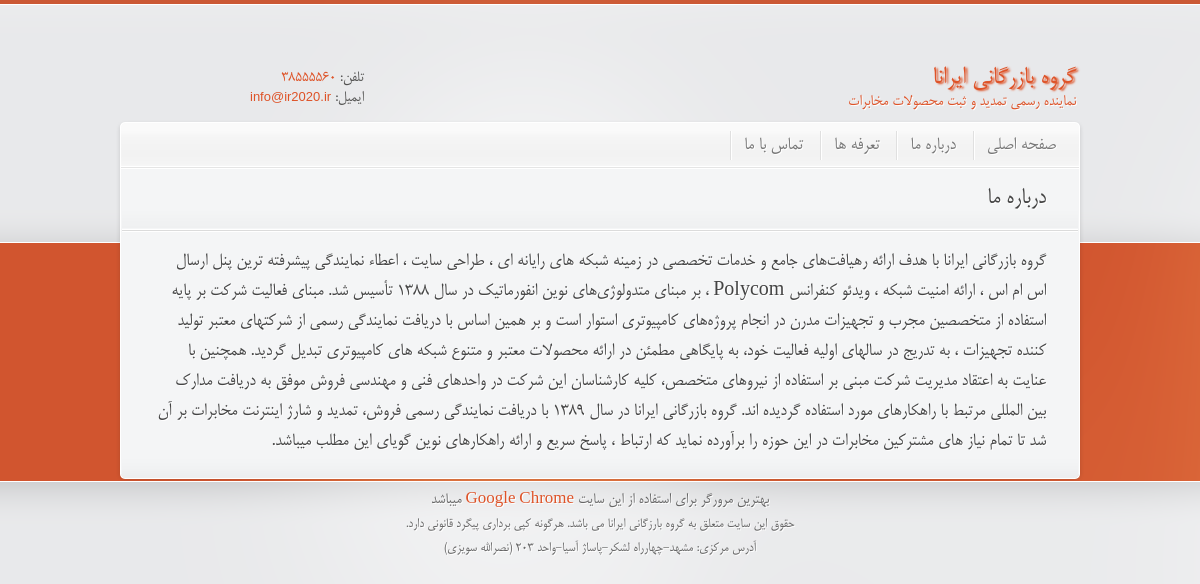
The page /aboutus.php on the database its author committed.
### tables this page shows
CREATE TABLE IF NOT EXISTS `settings` (
`id` int(11) NOT NULL,
  `key` varchar(30) NOT NULL,
  `value` text NOT NULL
);

### classes/database.php (called while the page is built, shortened)
<?php
  include_once("security.php");
class Database
  {
 private static $me;
 private $link;
 public $cmd;
 function __construct()
 {
      $this->link = mysqli_connect(_DB_SERVER,_DB_USER,_DB_PASS);
	  mysqli_set_charset($this->link, "utf8");
      mysqli_select_db($this->link,_DB_NAME);
 }
public static function GetDatabase()
{
   if(is_null(self::$me))
       self::$me = new Database();
    return self::$me;
 }
public function RunSQL()
{
   $security = Security::GetSecurity ();
   $this->cmd = $security->Xss_Clean($this->cmd);
   $result =  mysqli_query($this->link,$this->cmd);
   return $result;
}
function Select($tableName, $fields=NULL, $where = NULL, $order = NULL)
{
    if ($where) $where = " WHERE " . $where;
	$this->cmd = "SELECT $fields FROM `$tableName` " . $where . $order;
	$res = $this->RunSQL();
    if ($res)
	    return mysqli_fetch_array($res);
	else
        return false;
}
  }
?>

### classes/functions.php (called while the page is built, shortened)
<?php
	include_once("database.php");
	   function GetSettingValue($key, $strip_tags = 0)
       {
			$db = Database::GetDatabase();
			$row = $db ->Select("settings","value","`key`='{$key}'");
			return ($row) ? $row["value"] : false;
       }
?>

### classes/security.php (called while the page is built, shortened)
<?php
class Security
{
    private static $me;
    public static function GetSecurity()
    {
      if(is_null(self::$me))
         self::$me = new Security();
      return self::$me;
    }
    public function Xss_Clean($data)
    {
        $data = str_replace(array('&amp;','&lt;','&gt;'), array('&amp;amp;','&amp;lt;','&amp;gt;'), $data);
        $data = preg_replace('/(&#*\w+)[\x00-\x20]+;/u', '$1;', $data);
        $data = preg_replace('/(&#x*[0-9A-F]+);*/iu', '$1;', $data);
        $data = html_entity_decode($data, ENT_COMPAT, 'UTF-8');
        $data = preg_replace('#(<[^>]+?[\x00-\x20"\'])(?:on|xmlns)[^>]*+>#iu', '$1>', $data);
        $data = preg_replace('#([a-z]*)[\x00-\x20]*=[\x00-\x20]*([`\'"]*)[\x00-\x20]*j[\x00-\x20]*a[\x00-\x20]*v[\x00-\x20]*a[\x00-\x20]*s[\x00-\x20]*c[\x00-\x20]*r[\x00-\x20]*i[\x00-\x20]*p[\x00-\x20]*t[\x00-\x20]*:#iu', '$1=$2nojavascript...', $data);
        $data = preg_replace('#([a-z]*)[\x00-\x20]*=([\'"]*)[\x00-\x20]*v[\x00-\x20]*b[\x00-\x20]*s[\x00-\x20]*c[\x00-\x20]*r[\x00-\x20]*i[\x00-\x20]*p[\x00-\x20]*t[\x00-\x20]*:#iu', '$1=$2novbscript...', $data);
        $data = preg_replace('#([a-z]*)[\x00-\x20]*=([\'"]*)[\x00-\x20]*-moz-binding[\x00-\x20]*:#u', '$1=$2nomozbinding...', $data);
        $data = preg_replace('#(<[^>]+?)style[\x00-\x20]*=[\x00-\x20]*[`\'"]*.*?expression[\x00-\x20]*\([^>]*+>#i', '$1>', $data);
        $data = preg_replace('#(<[^>]+?)style[\x00-\x20]*=[\x00-\x20]*[`\'"]*.*?behaviour[\x00-\x20]*\([^>]*+>#i', '$1>', $data);
        $data = preg_replace('#(<[^>]+?)style[\x00-\x20]*=[\x00-\x20]*[`\'"]*.*?s[\x00-\x20]*c[\x00-\x20]*r[\x00-\x20]*i[\x00-\x20]*p[\x00-\x20]*t[\x00-\x20]*:*[^>]*+>#iu', '$1>', $data);
        $data = preg_replace('#</*\w+:\w[^>]*+>#i', '', $data);
        do
        {
            $old_data = $data;
            $data = preg_replace('#</*(?:applet|b(?:ase|gsound|link)|embed|frame(?:set)?|i(?:frame|layer)|l(?:ayer|ink)|meta|object|s(?:cript|tyle)|title|xml)[^>]*+>#i', '', $data);
        }
        while ($old_data !== $data);
        return $data;
    }
}
?>

### aboutus.php (the view, shortened to what this page needs)
<?php
	include_once("inc/header.php");
    include_once("classes/database.php");
	include_once("classes/functions.php");
    $About_System = GetSettingValue('About_System',0);
$html =<<<cd
		<div class="main png_bg">
			<div class="inner_main">
				<div class="container_alpha slogan">
					<h1>درباره ما</h1>
				</div>
				<div class="container_gamma slogan" style="background:none">
					<h2 style="font-size:20px;">{$About_System}</h2>
				</div>
			</div>
		</div>
    	<div class="endmain png_bg"></div>
cd;
    echo $html;
	include_once("inc/footer.php");
?>

### inc/header.php (shortened to what this page needs)
<?php
	include_once("./classes/database.php");
	include_once("./classes/functions.php");
	$Contact_Email = GetSettingValue('Contact_Email',0);
	$Tell_Number = GetSettingValue('Tell_Number',0);
?>
<!DOCTYPE html>
<html lang="fa" class="no-js"><head>
	<link rel="stylesheet" href="css/style.css">
	<link rel="stylesheet" href="css/rainbow.css" type="text/css">
</head>
<body>
	<iframe style="position:absolute;z-index:1001;top:15px;left:155px;width:150px;height:150px;" src="/eNamadLogo.htm" frameborder="0" scrolling="no" allowtransparency="true"></iframe>
  	<div id="container">
	    <div id="header">
			<div id="logo">
				<h1 style="color:#DE5328;text-shadow:2px 1px 2px #DE5328">گروه بازرگانی ایرانا<span>نماینده رسمی تمدید و ثبت محصولات مخابرات</span></h1>
			</div>
			<div id="personal_data">
				<p>تلفن: <span style="display:inline-block;direction:ltr !important"><?php echo $Tell_Number?></span></p>
				<p>ایمیل: <span><a href="mailto:info@irana.ir" class="latin-font"><?php echo $Contact_Email?></a></span></p>
			</div>
		</div>
		<div id="menu" class="png_bg ltr">
			<ul>
				<li>
					<a href="index.html">صفحه اصلی</a>
				</li>
				<li>
					<a href="aboutus.html" class="">درباره ما</a>
				</li>
				<li>
					<a href="price.html" class="">تعرفه ها</a>
				</li>
				<li>
					<a href="contact.html">تماس با ما</a>
				</li>
			</ul>
		</div>

### css/rainbow.css (style rules this page uses)
a, a:active, a:visited ,#main_link_color,#personal_data p span,#personal_data p span a { color:#DE5328; }
h1 strong,h2 strong,h3 strong,h4 strong,h5 strong,h6 strong,.dropcapcolor,.inner_main .widget ul.testimonials li p span,.post_header a:hover,.breadcrumbs p span,h1 span, h2 span, h3 span, h4 span, h5 span, h6 span,.hotstuff ul li a { color:#DE5328; }
body { background:url(../images/background.png) repeat-x scroll 0 0 #e8e9eb; }
a:link { -webkit-tap-highlight-color: #DE5328; }

### rows shown on the page
settings: value "38555560"
settings: value "گروه بازرگانی ایرانا با هدف ارائه رهيافت‌های جامع و خدمات تخصصی در زمينه شبكه های رايانه ای ، طراحی سایت ، اعطاء نمایندگی پیشرفته ترین پنل ارسال اس ام اس ، ارائه امنیت شبکه ، ويدئو کنفرانس Polycom ، بر مبنای متدولوژی‌های نوين انفورماتيك در سال 1388 تأسيس شد. مبنای فعاليت شركت بر پايه استفاده از متخصصين مجرب و تجهيزات مدرن در انجام پروژه‌های كامپيوتری استوار است و بر همين اساس با دريافت نمايندگی رسمی از شركتهای معتبر توليد كننده تجهيزات ، به تدريج در سالهاي اوليه فعاليت خود، به پايگاهی مطمئن در ارائه محصولات معتبر و متنوع شبكه های كامپيوتری تبديل گرديد. همچنين با عنايت به اعتقاد مديريت شركت مبنی بر استفاده از نيروهای متخصص، كليه كارشناسان اين شركت در واحدهای فنی و مهندسی فروش موفق به دريافت…"
